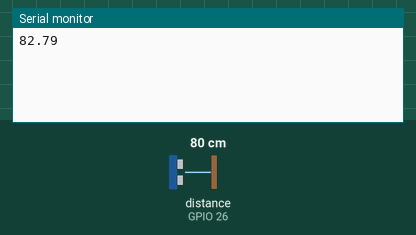
This sketch was run on a simulated ESP32. Parts: the last lines printed to the serial monitor. Wiring (inferred from the names in the program): ultrasonic range finder: trigger GPIO 25; echo GPIO 26. The test bench sets the inputs (shaded band); at power-on: distance to the obstacle (sensor on GPIO 26) 80 cm. The echo pulse lasts 58.3 µs per cm.

Above: at 1.2 s.
1.3 s: distance to the obstacle (sensor on GPIO 26) set to 2 cm
At 2.6 s:
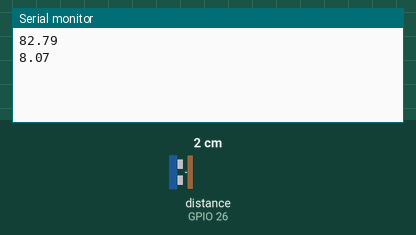
2.8 s: distance to the obstacle (sensor on GPIO 26) set to 4 cm
At 4.0 s:
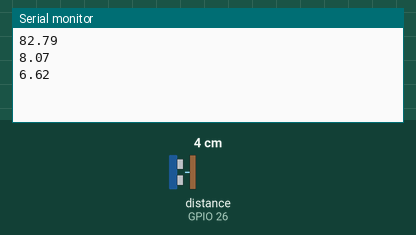
Timing chart, 0 to 5.8 s (numbered marks = the images above; inputs shaded):
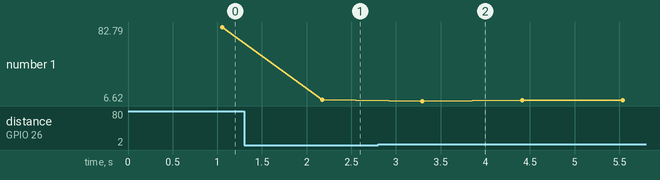

The sketch:

SENSOR_CALIBRADO_MEDIA.ino
```cpp
#define trig 25
#define echo  26

float trigPuls();
float media_pulse();
float dist_cma = 0;

void setup() {
  // put your setup code here, to run once:

pinMode(trig, OUTPUT);
pinMode(echo, INPUT);

digitalWrite(trig,LOW);
Serial.begin(9600);

}

void loop() {

dist_cma = media_pulse();
Serial.println(dist_cma);
 delay(200);
}

float trigPulse()
{
float pulse;
float dist_cm;
float erro = 3.5 ;
float dist_calibrada = 0;
digitalWrite(trig, HIGH);
delayMicroseconds(10);
digitalWrite(trig,LOW);
 pulse = pulseIn(echo, HIGH, 200000);
 dist_cm = pulse/58.82;
 dist_calibrada = dist_cm + erro;

  return dist_calibrada;
}

float media_pulse()
{
 float leituraSum = 0;
 float resultado = 0 ;

for (int index = 0 ; index< 30; index++ ){

  delay(30);
  leituraSum +=trigPulse();

}
  resultado = (float) leituraSum/30;
return resultado;

}
```

Measured:
- after the input at 1.3 s, the serial monitor: prints a new line after 0.88 s (image 1)
- after the input at 2.8 s, the serial monitor: prints a new line after 0.50 s (image 2)
- plotted number 1: 82.79 → 8.07 after the input at 1.3 s, 8.07 → 7.48 after the input at 2.8 s
